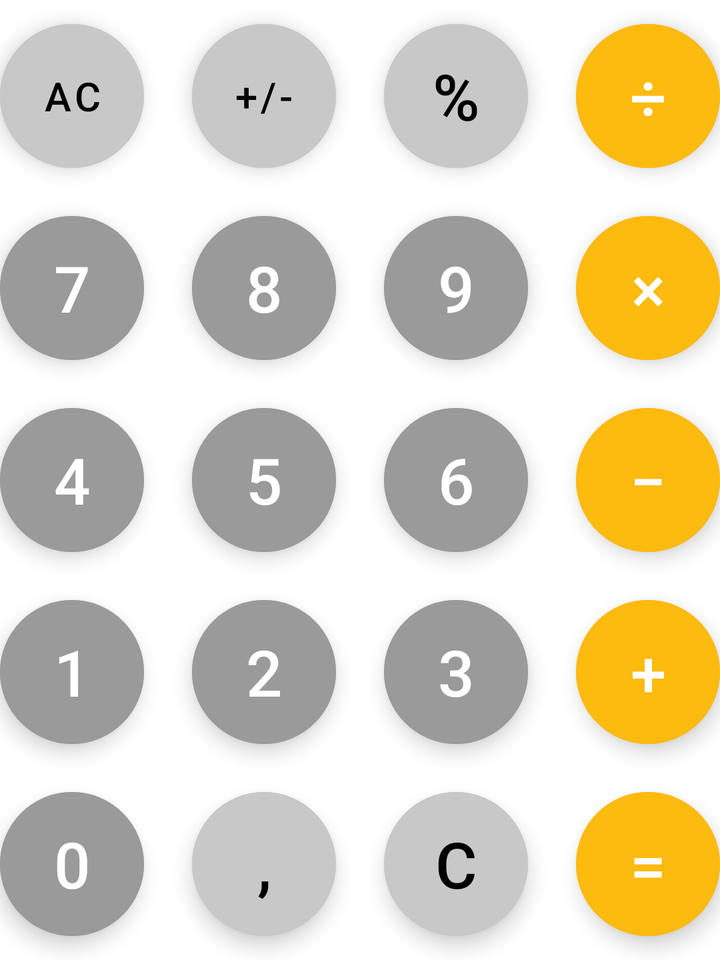
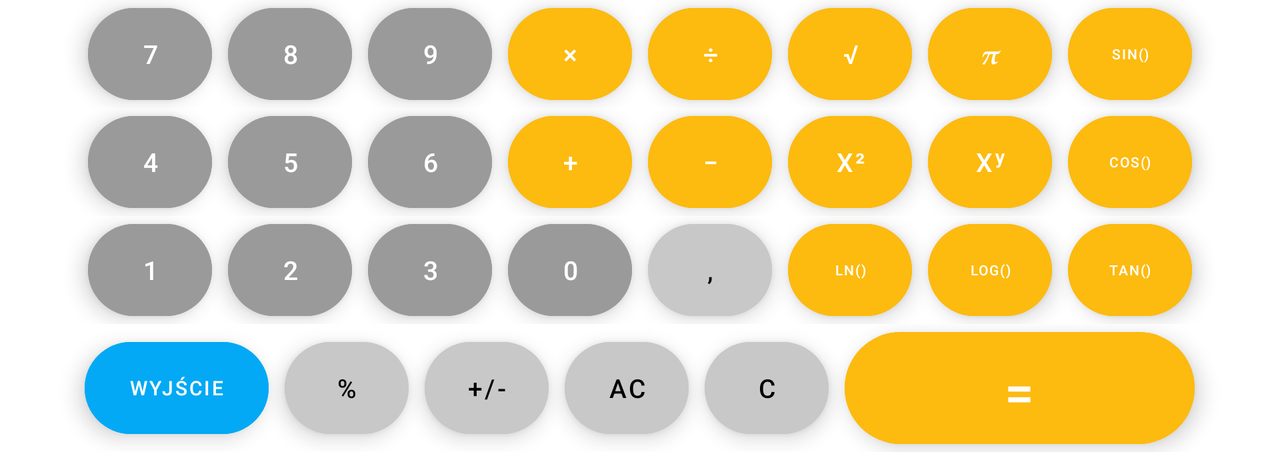

An Android layout and its configuration variant, each rendered on a device that would load it. The default file and the variant file are quoted in full after the pictures.
<!-- AndroidManifest.xml: application theme Theme.KalkulatorAndroid229300 -->
<!-- res/layout/advanced_mode_buttons.xml -->
<?xml version="1.0" encoding="utf-8"?>
<RelativeLayout xmlns:android="http://schemas.android.com/apk/res/android"
    android:layout_width="match_parent"
    android:layout_height="wrap_content"
    xmlns:app="http://schemas.android.com/apk/res-auto">

    <LinearLayout
        android:layout_width="match_parent"
        android:layout_height="wrap_content"
        android:orientation="vertical"
        android:id="@+id/buttons">

        <LinearLayout
            android:layout_width="match_parent"
            android:layout_height="wrap_content"
            android:gravity="center"
            android:orientation="horizontal">

            <com.google.android.material.button.MaterialButton
                android:id="@+id/ac_button"
                style="@style/Widget.MaterialComponents.ExtendedFloatingActionButton"
                android:layout_width="72dp"
                android:layout_height="72dp"
                android:layout_margin="12dp"
                android:text="AC"
                android:textColor="@color/black"
                android:backgroundTint="#C8C8C8"
                android:textSize="20dp"
                app:cornerRadius="36dp" />

            <com.google.android.material.button.MaterialButton
                android:id="@+id/plus_minus_button"
                style="@style/Widget.MaterialComponents.ExtendedFloatingActionButton"
                android:layout_width="72dp"
                android:layout_height="72dp"
                android:layout_margin="12dp"
                android:text="+/-"
                android:textColor="@color/black"
                android:backgroundTint="#C8C8C8"
                android:textSize="20dp"
                app:cornerRadius="36dp" />

            <com.google.android.material.button.MaterialButton
                android:id="@+id/procent_button"
                style="@style/Widget.MaterialComponents.ExtendedFloatingActionButton"
                android:layout_width="72dp"
                android:layout_height="72dp"
                android:layout_margin="12dp"
                android:text="%"
                android:textColor="@color/black"
                android:backgroundTint="#C8C8C8"
                android:textSize="32dp"
                app:cornerRadius="36dp" />

            <com.google.android.material.button.MaterialButton
                android:id="@+id/plus_button"
                style="@style/Widget.MaterialComponents.ExtendedFloatingActionButton"
                android:layout_width="72dp"
                android:layout_height="72dp"
                android:layout_margin="12dp"
                android:text="÷"
                android:textColor="@color/white"
                android:backgroundTint="#FDBA0F"
                android:textSize="32sp"
                app:cornerRadius="36dp" />


        </LinearLayout>

        <LinearLayout
            android:layout_width="match_parent"
            android:layout_height="wrap_content"
            android:gravity="center"
            android:orientation="horizontal">

            <com.google.android.material.button.MaterialButton
                android:id="@+id/seven_button"
                style="@style/Widget.MaterialComponents.ExtendedFloatingActionButton"
                android:layout_width="72dp"
                android:layout_height="72dp"
                android:layout_margin="12dp"
                android:text="7"
                android:textColor="@color/white"
                android:backgroundTint="#9A9A9A"
                android:textSize="32dp"
                app:cornerRadius="36dp" />

            <com.google.android.material.button.MaterialButton
                android:id="@+id/eight_button"
                style="@style/Widget.MaterialComponents.ExtendedFloatingActionButton"
                android:layout_width="72dp"
                android:layout_height="72dp"
                android:layout_margin="12dp"
                android:text="8"
                android:textColor="@color/white"
                android:backgroundTint="#9A9A9A"
                android:textSize="32dp"
                app:cornerRadius="36dp" />

            <com.google.android.material.button.MaterialButton
                android:id="@+id/nine_button"
                style="@style/Widget.MaterialComponents.ExtendedFloatingActionButton"
                android:layout_width="72dp"
                android:layout_height="72dp"
                android:layout_margin="12dp"
                android:text="9"
                android:textColor="@color/white"
                android:backgroundTint="#9A9A9A"
                android:textSize="32dp"
                app:cornerRadius="36dp" />

            <com.google.android.material.button.MaterialButton
                android:id="@+id/multiple_button"
                style="@style/Widget.MaterialComponents.ExtendedFloatingActionButton"
                android:layout_width="72dp"
                android:layout_height="72dp"
                android:layout_margin="12dp"
                android:text="×"
                android:textColor="@color/white"
                android:backgroundTint="#FDBA0F"
                android:textSize="32sp"
                app:cornerRadius="36dp" />


        </LinearLayout>

        <LinearLayout
            android:layout_width="match_parent"
            android:layout_height="wrap_content"
            android:gravity="center"
            android:orientation="horizontal">

            <com.google.android.material.button.MaterialButton
                android:id="@+id/four_button"
                style="@style/Widget.MaterialComponents.ExtendedFloatingActionButton"
                android:layout_width="72dp"
                android:layout_height="72dp"
                android:layout_margin="12dp"
                android:text="4"
                android:textColor="@color/white"
                android:backgroundTint="#9A9A9A"
                android:textSize="32dp"
                app:cornerRadius="36dp" />

            <com.google.android.material.button.MaterialButton
                android:id="@+id/five_button"
                style="@style/Widget.MaterialComponents.ExtendedFloatingActionButton"
                android:layout_width="72dp"
                android:layout_height="72dp"
                android:layout_margin="12dp"
                android:text="5"
                android:textColor="@color/white"
                android:backgroundTint="#9A9A9A"
                android:textSize="32dp"
                app:cornerRadius="36dp" />

            <com.google.android.material.button.MaterialButton
                android:id="@+id/six_button"
                style="@style/Widget.MaterialComponents.ExtendedFloatingActionButton"
                android:layout_width="72dp"
                android:layout_height="72dp"
                android:layout_margin="12dp"
                android:text="6"
                android:textColor="@color/white"
                android:backgroundTint="#9A9A9A"
                android:textSize="32dp"
                app:cornerRadius="36dp" />

            <com.google.android.material.button.MaterialButton
                android:id="@+id/minus_button"
                style="@style/Widget.MaterialComponents.ExtendedFloatingActionButton"
                android:layout_width="72dp"
                android:layout_height="72dp"
                android:layout_margin="12dp"
                android:text="−"
                android:textColor="@color/white"
                android:backgroundTint="#FDBA0F"
                android:textSize="32sp"
                app:cornerRadius="36dp" />


        </LinearLayout>
        <LinearLayout
            android:layout_width="match_parent"
            android:layout_height="wrap_content"
            android:gravity="center"
            android:orientation="horizontal">

            <com.google.android.material.button.MaterialButton
                android:id="@+id/one_button"
                style="@style/Widget.MaterialComponents.ExtendedFloatingActionButton"
                android:layout_width="72dp"
                android:layout_height="72dp"
                android:layout_margin="12dp"
                android:text="1"
                android:textColor="@color/white"
                android:backgroundTint="#9A9A9A"
                android:textSize="32dp"
                app:cornerRadius="36dp" />

            <com.google.android.material.button.MaterialButton
                android:id="@+id/two_button"
                style="@style/Widget.MaterialComponents.ExtendedFloatingActionButton"
                android:layout_width="72dp"
                android:layout_height="72dp"
                android:layout_margin="12dp"
                android:text="2"
                android:textColor="@color/white"
                android:backgroundTint="#9A9A9A"
                android:textSize="32dp"
                app:cornerRadius="36dp" />

            <com.google.android.material.button.MaterialButton
                android:id="@+id/three_button"
                style="@style/Widget.MaterialComponents.ExtendedFloatingActionButton"
                android:layout_width="72dp"
                android:layout_height="72dp"
                android:layout_margin="12dp"
                android:text="3"
                android:textColor="@color/white"
                android:backgroundTint="#9A9A9A"
                android:textSize="32dp"
                app:cornerRadius="36dp" />

            <com.google.android.material.button.MaterialButton
                android:id="@+id/divide_button"
                style="@style/Widget.MaterialComponents.ExtendedFloatingActionButton"
                android:layout_width="72dp"
                android:layout_height="72dp"
                android:layout_margin="12dp"
                android:text="+"
                android:textColor="@color/white"
                android:backgroundTint="#FDBA0F"
                android:textSize="32sp"
                app:cornerRadius="36dp" />


        </LinearLayout>

        <LinearLayout
            android:layout_width="match_parent"
            android:layout_height="wrap_content"
            android:gravity="center"
            android:orientation="horizontal">



            <com.google.android.material.button.MaterialButton
                android:id="@+id/zero_button"
                style="@style/Widget.MaterialComponents.ExtendedFloatingActionButton"
                android:layout_width="72dp"
                android:layout_height="72dp"
                android:layout_margin="12dp"
                android:text="0"
                android:textColor="@color/white"
                android:backgroundTint="#9A9A9A"
                android:textSize="32dp"
                app:cornerRadius="36dp" />

            <com.google.android.material.button.MaterialButton
                android:id="@+id/comma_button"
                style="@style/Widget.MaterialComponents.ExtendedFloatingActionButton"
                android:layout_width="72dp"
                android:layout_height="72dp"
                android:layout_margin="12dp"
                android:text=","
                android:textColor="@color/black"
                android:backgroundTint="#C8C8C8"
                android:textSize="32dp"
                app:cornerRadius="36dp" />



            <com.google.android.material.button.MaterialButton
                android:id="@+id/c_button"
                style="@style/Widget.MaterialComponents.ExtendedFloatingActionButton"
                android:layout_width="72dp"
                android:layout_height="72dp"
                android:layout_margin="12dp"
                android:text="C"
                android:textColor="@color/black"
                android:backgroundTint="#C8C8C8"
                android:textSize="32dp"
                app:cornerRadius="36dp" />

            <com.google.android.material.button.MaterialButton
                android:id="@+id/equals_button"
                style="@style/Widget.MaterialComponents.ExtendedFloatingActionButton"
                android:layout_width="72dp"
                android:layout_height="72dp"
                android:layout_margin="12dp"
                android:text="="
                android:textColor="@color/white"
                android:backgroundTint="#FDBA0F"
                android:textSize="32sp"
                app:cornerRadius="36dp" />


        </LinearLayout>


    </LinearLayout>

</RelativeLayout>
<!-- resources referenced by this layout -->
<resources>
  <color name="black">#FF000000</color>
  <color name="white">#FFFFFFFF</color>
  <style name="Theme.KalkulatorAndroid229300" parent="Theme.MaterialComponents.DayNight.DarkActionBar">
          
          <item name="colorPrimary">@color/purple_500</item>
          <item name="colorPrimaryVariant">@color/purple_700</item>
          <item name="colorOnPrimary">@color/white</item>
          
          <item name="colorSecondary">@color/teal_200</item>
          <item name="colorSecondaryVariant">@color/teal_700</item>
          <item name="colorOnSecondary">@color/black</item>
          
          <item name="android:statusBarColor">?attr/colorPrimaryVariant</item>
          
      </style>
  <color name="purple_500">#FF6200EE</color>
  <color name="purple_700">#FF3700B3</color>
  <color name="teal_200">#FF03DAC5</color>
  <color name="teal_700">#FF018786</color>
</resources>
<!-- res/layout-land/advanced_mode_buttons.xml (the repository's variant of the layout above) -->
<!-- drawn on the phone turned sideways -->
<?xml version="1.0" encoding="utf-8"?>
<RelativeLayout xmlns:android="http://schemas.android.com/apk/res/android"
    android:layout_width="match_parent"
    android:layout_height="wrap_content"
    xmlns:app="http://schemas.android.com/apk/res-auto">


    <LinearLayout
        android:layout_width="match_parent"
        android:layout_height="wrap_content"
        android:orientation="vertical"
        android:id="@+id/buttons">

        <LinearLayout
            android:layout_width="match_parent"
            android:layout_height="wrap_content"
            android:gravity="center"
            android:orientation="horizontal">

            <com.google.android.material.button.MaterialButton
                android:id="@+id/seven_button"
                style="@style/Widget.MaterialComponents.ExtendedFloatingActionButton"
                android:layout_width="62dp"
                android:layout_height="46dp"
                android:layout_margin="4dp"
                android:text="7"
                android:textColor="@color/white"
                android:backgroundTint="#9A9A9A"
                android:textSize="13dp"
                app:cornerRadius="36dp"
                android:onClick="useSevenButton"/>

            <com.google.android.material.button.MaterialButton
                android:id="@+id/eight_button"
                style="@style/Widget.MaterialComponents.ExtendedFloatingActionButton"
                android:layout_width="62dp"
                android:layout_height="46dp"
                android:layout_margin="4dp"
                android:text="8"
                android:textColor="@color/white"
                android:backgroundTint="#9A9A9A"
                android:textSize="13dp"
                app:cornerRadius="36dp"
                android:onClick="useEightButton"/>

            <com.google.android.material.button.MaterialButton
                android:id="@+id/nine_button"
                style="@style/Widget.MaterialComponents.ExtendedFloatingActionButton"
                android:layout_width="62dp"
                android:layout_height="46dp"
                android:layout_margin="4dp"
                android:text="9"
                android:textColor="@color/white"
                android:backgroundTint="#9A9A9A"
                android:textSize="13dp"
                app:cornerRadius="36dp"
                android:onClick="useNineButton"/>

            <com.google.android.material.button.MaterialButton
                android:id="@+id/multiple_button"
                style="@style/Widget.MaterialComponents.ExtendedFloatingActionButton"
                android:layout_width="62dp"
                android:layout_height="46dp"
                android:layout_margin="4dp"
                android:text="×"
                android:textColor="@color/white"
                android:backgroundTint="#FDBA0F"
                android:textSize="13dp"
                app:cornerRadius="36dp"
                android:onClick="useMultiplyButton"/>

            <com.google.android.material.button.MaterialButton
                android:id="@+id/divide_button"
                style="@style/Widget.MaterialComponents.ExtendedFloatingActionButton"
                android:layout_width="62dp"
                android:layout_height="46dp"
                android:layout_margin="4dp"
                android:text="÷"
                android:textColor="@color/white"
                android:backgroundTint="#FDBA0F"
                android:textSize="13dp"
                app:cornerRadius="36dp"
                android:onClick="useDivideButton"/>

            <com.google.android.material.button.MaterialButton
                android:id="@+id/element_button"
                style="@style/Widget.MaterialComponents.ExtendedFloatingActionButton"
                android:layout_width="62dp"
                android:layout_height="46dp"
                android:layout_margin="4dp"
                android:text="√"
                android:textColor="@color/white"
                android:backgroundTint="#FDBA0F"
                android:textSize="13sp"
                app:cornerRadius="36dp"
                android:onClick="useSqrtButton"/>


            <com.google.android.material.button.MaterialButton
                android:id="@+id/pi_button"
                style="@style/Widget.MaterialComponents.ExtendedFloatingActionButton"
                android:layout_width="62dp"
                android:layout_height="46dp"
                android:layout_margin="4dp"
                android:text="𝝅"
                android:textColor="@color/white"
                android:backgroundTint="#FDBA0F"
                android:textSize="13sp"
                app:cornerRadius="36dp"
                android:onClick="usePiButton"/>

            <com.google.android.material.button.MaterialButton
                android:id="@+id/sin_button"
                style="@style/Widget.MaterialComponents.ExtendedFloatingActionButton"
                android:layout_width="62dp"
                android:layout_height="46dp"
                android:layout_margin="4dp"
                android:text="sin()"
                android:textColor="@color/white"
                android:backgroundTint="#FDBA0F"
                android:textSize="7sp"
                app:cornerRadius="36dp"
                android:onClick="useSinusButton"/>

        </LinearLayout>

        <LinearLayout
            android:layout_width="match_parent"
            android:layout_height="wrap_content"
            android:gravity="center"
            android:orientation="horizontal">

            <com.google.android.material.button.MaterialButton
                android:id="@+id/four_button"
                style="@style/Widget.MaterialComponents.ExtendedFloatingActionButton"
                android:layout_width="62dp"
                android:layout_height="46dp"
                android:layout_margin="4dp"
                android:text="4"
                android:textColor="@color/white"
                android:backgroundTint="#9A9A9A"
                android:textSize="13dp"
                app:cornerRadius="36dp"
                android:onClick="useFourButton"/>

            <com.google.android.material.button.MaterialButton
                android:id="@+id/five_button"
                style="@style/Widget.MaterialComponents.ExtendedFloatingActionButton"
                android:layout_width="62dp"
                android:layout_height="46dp"
                android:layout_margin="4dp"
                android:text="5"
                android:textColor="@color/white"
                android:backgroundTint="#9A9A9A"
                android:textSize="13dp"
                app:cornerRadius="36dp"
                android:onClick="useFiveButton"/>

            <com.google.android.material.button.MaterialButton
                android:id="@+id/six_button"
                style="@style/Widget.MaterialComponents.ExtendedFloatingActionButton"
                android:layout_width="62dp"
                android:layout_height="46dp"
                android:layout_margin="4dp"
                android:text="6"
                android:textColor="@color/white"
                android:backgroundTint="#9A9A9A"
                android:textSize="13dp"
                app:cornerRadius="36dp"
                android:onClick="useSixButton"/>

            <com.google.android.material.button.MaterialButton
                android:id="@+id/plus_button"
                style="@style/Widget.MaterialComponents.ExtendedFloatingActionButton"
                android:layout_width="62dp"
                android:layout_height="46dp"
                android:layout_margin="4dp"
                android:text="+"
                android:textColor="@color/white"
                android:backgroundTint="#FDBA0F"
                android:textSize="13dp"
                app:cornerRadius="36dp"
                android:onClick="usePlusButton"/>

            <com.google.android.material.button.MaterialButton
                android:id="@+id/minus_button"
                style="@style/Widget.MaterialComponents.ExtendedFloatingActionButton"
                android:layout_width="62dp"
                android:layout_height="46dp"
                android:layout_margin="4dp"
                android:text="−"
                android:textColor="@color/white"
                android:backgroundTint="#FDBA0F"
                android:textSize="13sp"
                app:cornerRadius="36dp"
                android:onClick="useMinusButton"/>

            <com.google.android.material.button.MaterialButton
                android:id="@+id/square_button"
                style="@style/Widget.MaterialComponents.ExtendedFloatingActionButton"
                android:layout_width="62dp"
                android:layout_height="46dp"
                android:layout_margin="4dp"
                android:text="x²"
                android:textColor="@color/white"
                android:backgroundTint="#FDBA0F"
                android:textSize="13sp"
                app:cornerRadius="36dp"
                android:onClick="useSquarePowerButton"/>

            <com.google.android.material.button.MaterialButton
                android:id="@+id/power_button"
                style="@style/Widget.MaterialComponents.ExtendedFloatingActionButton"
                android:layout_width="62dp"
                android:layout_height="46dp"
                android:layout_margin="4dp"
                android:text="xʸ"
                android:textColor="@color/white"
                android:backgroundTint="#FDBA0F"
                android:textSize="13dp"
                app:cornerRadius="36dp"
                android:onClick="usePowerButton"/>

            <com.google.android.material.button.MaterialButton
                android:id="@+id/cos_button"
                style="@style/Widget.MaterialComponents.ExtendedFloatingActionButton"
                android:layout_width="62dp"
                android:layout_height="46dp"
                android:layout_margin="4dp"
                android:text="cos()"
                android:textColor="@color/white"
                android:backgroundTint="#FDBA0F"
                android:textSize="7sp"
                app:cornerRadius="36dp"
                android:onClick="useCosinusButton"/>

        </LinearLayout>

        <LinearLayout
            android:layout_width="match_parent"
            android:layout_height="wrap_content"
            android:gravity="center"
            android:orientation="horizontal">

            <com.google.android.material.button.MaterialButton
                android:id="@+id/one_button"
                style="@style/Widget.MaterialComponents.ExtendedFloatingActionButton"
                android:layout_width="62dp"
                android:layout_height="46dp"
                android:layout_margin="4dp"
                android:text="1"
                android:textColor="@color/white"
                android:backgroundTint="#9A9A9A"
                android:textSize="13dp"
                app:cornerRadius="36dp"
                android:onClick="useOneButton"/>

            <com.google.android.material.button.MaterialButton
                android:id="@+id/two_button"
                style="@style/Widget.MaterialComponents.ExtendedFloatingActionButton"
                android:layout_width="62dp"
                android:layout_height="46dp"
                android:layout_margin="4dp"
                android:text="2"
                android:textColor="@color/white"
                android:backgroundTint="#9A9A9A"
                android:textSize="13dp"
                app:cornerRadius="36dp"
                android:onClick="useTwoButton"/>

            <com.google.android.material.button.MaterialButton
                android:id="@+id/three_button"
                style="@style/Widget.MaterialComponents.ExtendedFloatingActionButton"
                android:layout_width="62dp"
                android:layout_height="46dp"
                android:layout_margin="4dp"
                android:text="3"
                android:textColor="@color/white"
                android:backgroundTint="#9A9A9A"
                android:textSize="13dp"
                app:cornerRadius="36dp"
                android:onClick="useThreeButton"/>

            <com.google.android.material.button.MaterialButton
                android:id="@+id/zero_button"
                style="@style/Widget.MaterialComponents.ExtendedFloatingActionButton"
                android:layout_width="62dp"
                android:layout_height="46dp"
                android:layout_margin="4dp"
                android:text="0"
                android:textColor="@color/white"
                android:backgroundTint="#9A9A9A"
                android:textSize="13dp"
                app:cornerRadius="36dp"
                android:onClick="useZeroButton"/>

            <com.google.android.material.button.MaterialButton
                android:id="@+id/comma_button"
                style="@style/Widget.MaterialComponents.ExtendedFloatingActionButton"
                android:layout_width="62dp"
                android:layout_height="46dp"
                android:layout_margin="4dp"
                android:text=","
                android:textColor="@color/black"
                android:backgroundTint="#C8C8C8"
                android:textSize="13dp"
                app:cornerRadius="36dp"
                android:onClick="usePointButton"/>


            <com.google.android.material.button.MaterialButton
                android:id="@+id/ln_button"
                style="@style/Widget.MaterialComponents.ExtendedFloatingActionButton"
                android:layout_width="62dp"
                android:layout_height="46dp"
                android:layout_margin="4dp"
                android:text="LN()"
                android:textColor="@color/white"
                android:backgroundTint="#FDBA0F"
                android:textSize="7sp"
                app:cornerRadius="36dp"
                android:onClick="useNaturalLogButton"/>

            <com.google.android.material.button.MaterialButton
                android:id="@+id/log_button"
                style="@style/Widget.MaterialComponents.ExtendedFloatingActionButton"
                android:layout_width="62dp"
                android:layout_height="46dp"
                android:layout_margin="4dp"
                android:text="log()"
                android:textColor="@color/white"
                android:backgroundTint="#FDBA0F"
                android:textSize="7sp"
                app:cornerRadius="36dp"
                android:onClick="useLogarithmButton"/>

            <com.google.android.material.button.MaterialButton
                android:id="@+id/tan_button"
                style="@style/Widget.MaterialComponents.ExtendedFloatingActionButton"
                android:layout_width="62dp"
                android:layout_height="46dp"
                android:layout_margin="4dp"
                android:text="tan()"
                android:textColor="@color/white"
                android:backgroundTint="#FDBA0F"
                android:textSize="7sp"
                app:cornerRadius="36dp"
                android:onClick="useTangensButton"/>

        </LinearLayout>

        <LinearLayout
            android:layout_width="match_parent"
            android:layout_height="wrap_content"
            android:gravity="center"
            android:orientation="horizontal">

            <com.google.android.material.button.MaterialButton
                android:id="@+id/back_button"
                style="@style/Widget.MaterialComponents.ExtendedFloatingActionButton"
                android:layout_width="92dp"
                android:layout_height="46dp"
                android:layout_margin="4dp"
                android:text="Wyjście"
                android:textColor="@color/white"
                android:backgroundTint="#03A9F4"
                android:textSize="10sp"
                app:cornerRadius="36dp"
                android:onClick="openHomePage"
                />

            <com.google.android.material.button.MaterialButton
                android:id="@+id/procent_button"
                style="@style/Widget.MaterialComponents.ExtendedFloatingActionButton"
                android:layout_width="62dp"
                android:layout_height="46dp"
                android:layout_margin="4dp"
                android:text="%"
                android:textColor="@color/black"
                android:backgroundTint="#C8C8C8"
                android:textSize="13dp"
                app:cornerRadius="36dp"
                android:onClick="useProcentButton"/>

            <com.google.android.material.button.MaterialButton
                android:id="@+id/plus_minus_button"
                style="@style/Widget.MaterialComponents.ExtendedFloatingActionButton"
                android:layout_width="62dp"
                android:layout_height="46dp"
                android:layout_margin="4dp"
                android:text="+/-"
                android:textColor="@color/black"
                android:backgroundTint="#C8C8C8"
                android:textSize="13dp"
                app:cornerRadius="36dp"
                android:onClick="useChangeSignButton"/>


            <com.google.android.material.button.MaterialButton
                android:id="@+id/ac_button"
                style="@style/Widget.MaterialComponents.ExtendedFloatingActionButton"
                android:layout_width="62dp"
                android:layout_height="46dp"
                android:layout_margin="4dp"
                android:text="AC"
                android:textColor="@color/black"
                android:backgroundTint="#C8C8C8"
                android:textSize="13dp"
                app:cornerRadius="36dp"
                android:onClick="useClearAllButton"/>

            <com.google.android.material.button.MaterialButton
                android:id="@+id/c_button"
                style="@style/Widget.MaterialComponents.ExtendedFloatingActionButton"
                android:layout_width="62dp"
                android:layout_height="46dp"
                android:layout_margin="4dp"
                android:text="C"
                android:textColor="@color/black"
                android:backgroundTint="#C8C8C8"
                android:textSize="13dp"
                app:cornerRadius="36dp"
                android:onClick="useClearDigitButton"/>

            <com.google.android.material.button.MaterialButton
                android:id="@+id/equals_button"
                style="@style/Widget.MaterialComponents.ExtendedFloatingActionButton"
                android:layout_width="175dp"
                android:layout_height="56dp"
                android:layout_margin="4dp"
                android:text="="
                android:textColor="@color/white"
                android:backgroundTint="#FDBA0F"
                android:textSize="26dp"
                app:cornerRadius="36dp"
                android:onClick="useEqualsButton"/>

        </LinearLayout>


    </LinearLayout>

</RelativeLayout>
